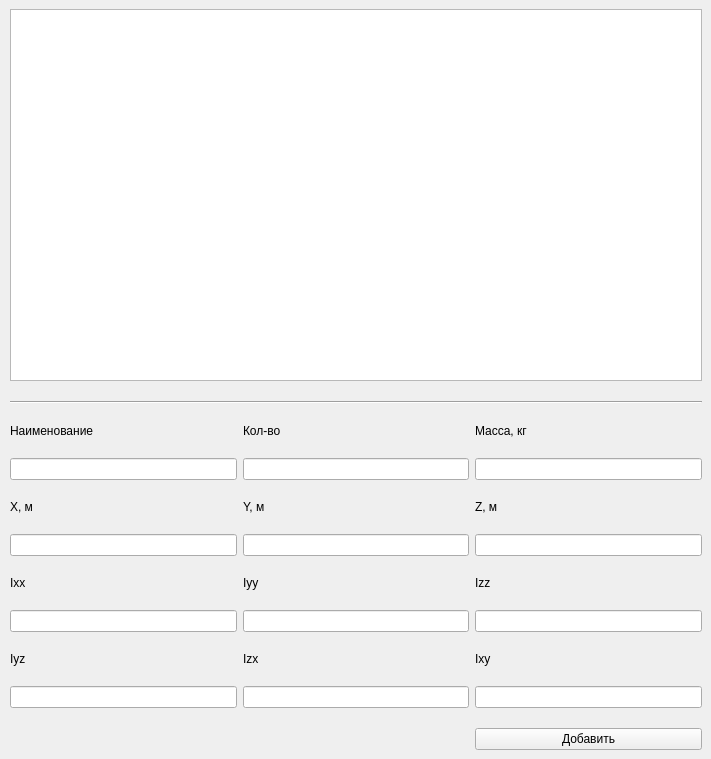
<?xml version="1.0" encoding="UTF-8"?>
<ui version="4.0">
 <class>Edit_df_win</class>
 <widget class="QMainWindow" name="Edit_df_win">
  <property name="geometry">
   <rect>
    <x>0</x>
    <y>0</y>
    <width>711</width>
    <height>759</height>
   </rect>
  </property>
  <property name="windowTitle">
   <string>Редактированеие таблицы</string>
  </property>
  <property name="windowIcon">
   <iconset>
    <normaloff>../Desktop/Результаты Роскосмоса V/DT05/5-PO-v2/icon.ico</normaloff>../Desktop/Результаты Роскосмоса V/DT05/5-PO-v2/icon.ico</iconset>
  </property>
  <property name="styleSheet">
   <string notr="true">font: 57 12pt &quot;Akrobat&quot;;</string>
  </property>
  <widget class="QWidget" name="centralwidget">
   <layout class="QGridLayout" name="gridLayout_2">
    <item row="1" column="0">
     <layout class="QGridLayout" name="gridLayout" rowstretch="30,0,0,0,0,0,0,0,0,0,0,0,0,0,0">
      <property name="leftMargin">
       <number>1</number>
      </property>
      <property name="verticalSpacing">
       <number>20</number>
      </property>
      <item row="14" column="2">
       <widget class="QPushButton" name="save_btn">
        <property name="text">
         <string>Добавить</string>
        </property>
       </widget>
      </item>
      <item row="13" column="2">
       <widget class="QLineEdit" name="Ixy_Value"/>
      </item>
      <item row="12" column="2">
       <widget class="QLabel" name="label_Ixy">
        <property name="text">
         <string>Ixy</string>
        </property>
       </widget>
      </item>
      <item row="5" column="1">
       <widget class="QLineEdit" name="num_Value"/>
      </item>
      <item row="11" column="1">
       <widget class="QLineEdit" name="Iyy_Value"/>
      </item>
      <item row="3" column="0" colspan="3">
       <widget class="Line" name="line">
        <property name="orientation">
         <enum>Qt::Horizontal</enum>
        </property>
       </widget>
      </item>
      <item row="12" column="0">
       <widget class="QLabel" name="label_Iyz">
        <property name="text">
         <string>Iyz</string>
        </property>
       </widget>
      </item>
      <item row="0" column="0" rowspan="3" colspan="3">
       <widget class="QTableView" name="tableView"/>
      </item>
      <item row="7" column="1">
       <widget class="QLineEdit" name="y_Value"/>
      </item>
      <item row="13" column="0">
       <widget class="QLineEdit" name="Iyz_Value"/>
      </item>
      <item row="11" column="0">
       <widget class="QLineEdit" name="Ixx_Value"/>
      </item>
      <item row="11" column="2">
       <widget class="QLineEdit" name="Izz_Value"/>
      </item>
      <item row="7" column="2">
       <widget class="QLineEdit" name="z_Value"/>
      </item>
      <item row="6" column="1">
       <widget class="QLabel" name="label_y">
        <property name="text">
         <string>Y, м</string>
        </property>
       </widget>
      </item>
      <item row="6" column="2">
       <widget class="QLabel" name="label_z">
        <property name="text">
         <string>Z, м</string>
        </property>
       </widget>
      </item>
      <item row="10" column="1">
       <widget class="QLabel" name="label_Iyy">
        <property name="text">
         <string>Iyy</string>
        </property>
        <property name="alignment">
         <set>Qt::AlignLeading|Qt::AlignLeft|Qt::AlignVCenter</set>
        </property>
       </widget>
      </item>
      <item row="10" column="2">
       <widget class="QLabel" name="label_Izz">
        <property name="text">
         <string>Izz</string>
        </property>
       </widget>
      </item>
      <item row="12" column="1">
       <widget class="QLabel" name="label_Izx">
        <property name="text">
         <string>Izx</string>
        </property>
       </widget>
      </item>
      <item row="5" column="0">
       <widget class="QLineEdit" name="name_Value">
        <property name="maxLength">
         <number>30</number>
        </property>
        <property name="frame">
         <bool>true</bool>
        </property>
       </widget>
      </item>
      <item row="5" column="2">
       <widget class="QLineEdit" name="mass_Value"/>
      </item>
      <item row="13" column="1">
       <widget class="QLineEdit" name="Izx_Value"/>
      </item>
      <item row="7" column="0">
       <widget class="QLineEdit" name="x_Value"/>
      </item>
      <item row="6" column="0">
       <widget class="QLabel" name="label_x">
        <property name="text">
         <string>X, м</string>
        </property>
       </widget>
      </item>
      <item row="4" column="1">
       <widget class="QLabel" name="label_num">
        <property name="text">
         <string>Кол-во</string>
        </property>
       </widget>
      </item>
      <item row="4" column="2">
       <widget class="QLabel" name="label_mass">
        <property name="text">
         <string>Масса, кг </string>
        </property>
       </widget>
      </item>
      <item row="10" column="0">
       <widget class="QLabel" name="label_Ixx">
        <property name="text">
         <string>Ixx</string>
        </property>
       </widget>
      </item>
      <item row="4" column="0">
       <widget class="QLabel" name="label_name">
        <property name="text">
         <string>Наименование</string>
        </property>
       </widget>
      </item>
     </layout>
    </item>
   </layout>
  </widget>
 </widget>
 <resources/>
 <connections/>
</ui>
